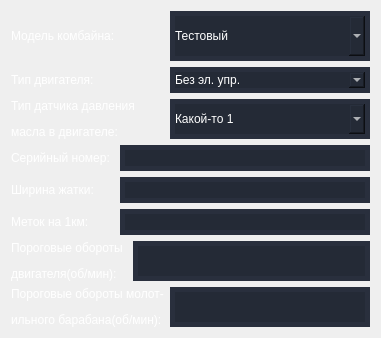
        <widget class="QWidget" name="one">
         <attribute name="title">
          <string>Комбайн</string>
         </attribute>
         <layout class="QVBoxLayout" name="verticalLayout_2">
          <item>
           <layout class="QHBoxLayout" name="horizontalLayout_3">
            <item>
             <widget class="QLabel" name="label_2">
              <property name="minimumSize">
               <size>
                <width>50</width>
                <height>40</height>
               </size>
              </property>
              <property name="styleSheet">
               <string notr="true">background-color: rgba(255, 255, 255, 0);
color: rgb(255, 255, 255);
font: 20pt &quot;Nunito-Regular&quot;;
</string>
              </property>
              <property name="text">
               <string>Модель комбайна:</string>
              </property>
             </widget>
            </item>
            <item>
             <widget class="QComboBox" name="comboBox">
              <property name="minimumSize">
               <size>
                <width>200</width>
                <height>50</height>
               </size>
              </property>
              <property name="maximumSize">
               <size>
                <width>250</width>
                <height>50</height>
               </size>
              </property>
              <property name="styleSheet">
               <string notr="true">	background-color: rgb(36, 42, 54);
	border-style: solid;
	border-color: rgb(41, 47, 61);
	border-width: 5px;
	color: rgb(255, 255, 255);
	font: 20pt &quot;Nunito-Regular&quot;;
</string>
              </property>
              <item>
               <property name="text">
                <string>Тестовый</string>
               </property>
              </item>
              <item>
               <property name="text">
                <string>Еще какой то</string>
               </property>
              </item>
             </widget>
            </item>
           </layout>
          </item>
          <item>
           <layout class="QHBoxLayout" name="horizontalLayout_4">
            <item>
             <widget class="QLabel" name="label_3">
              <property name="styleSheet">
               <string notr="true">background-color: rgba(255, 255, 255, 0);
color: rgb(255, 255, 255);
font: 20pt &quot;Nunito-Regular&quot;;
</string>
              </property>
              <property name="text">
               <string>Тип двигателя:</string>
              </property>
             </widget>
            </item>
            <item>
             <widget class="QComboBox" name="comboBox_2">
              <property name="minimumSize">
               <size>
                <width>200</width>
                <height>0</height>
               </size>
              </property>
              <property name="maximumSize">
               <size>
                <width>250</width>
                <height>50</height>
               </size>
              </property>
              <property name="styleSheet">
               <string notr="true">	background-color: rgb(36, 42, 54);
	border-style: solid;
	border-color: rgb(41, 47, 61);
	border-width: 5px;
	color: rgb(255, 255, 255);
	font: 20pt &quot;Nunito-Regular&quot;;
</string>
              </property>
              <item>
               <property name="text">
                <string>Без эл. упр.</string>
               </property>
              </item>
              <item>
               <property name="text">
                <string>С эл.упр.</string>
               </property>
              </item>
             </widget>
            </item>
           </layout>
          </item>
          <item>
           <layout class="QHBoxLayout" name="horizontalLayout_5">
            <item>
             <widget class="QLabel" name="label_20">
              <property name="styleSheet">
               <string notr="true">background-color: rgba(255, 255, 255, 0);
color: rgb(255, 255, 255);
font: 20pt &quot;Nunito-Regular&quot;;
</string>
              </property>
              <property name="text">
               <string>&lt;html&gt;&lt;head/&gt;&lt;body&gt;&lt;p&gt;Тип датчика давления &lt;/p&gt;&lt;p&gt;масла в двигателе:&lt;/p&gt;&lt;/body&gt;&lt;/html&gt;</string>
              </property>
             </widget>
            </item>
            <item>
             <widget class="QComboBox" name="comboBox_5">
              <property name="minimumSize">
               <size>
                <width>200</width>
                <height>0</height>
               </size>
              </property>
              <property name="maximumSize">
               <size>
                <width>250</width>
                <height>50</height>
               </size>
              </property>
              <property name="styleSheet">
               <string notr="true">	background-color: rgb(36, 42, 54);
	border-style: solid;
	border-color: rgb(41, 47, 61);
	border-width: 5px;
	color: rgb(255, 255, 255);
	font: 20pt &quot;Nunito-Regular&quot;;
</string>
              </property>
              <item>
               <property name="text">
                <string>Какой-то 1</string>
               </property>
              </item>
              <item>
               <property name="text">
                <string>Какой-то 2</string>
               </property>
              </item>
             </widget>
            </item>
           </layout>
          </item>
          <item>
           <layout class="QHBoxLayout" name="horizontalLayout_6">
            <item>
             <widget class="QLabel" name="label_4">
              <property name="styleSheet">
               <string notr="true">background-color: rgba(255, 255, 255, 0);
color: rgb(255, 255, 255);
font: 20pt &quot;Nunito-Regular&quot;;
</string>
              </property>
              <property name="text">
               <string>Серийный номер:</string>
              </property>
             </widget>
            </item>
            <item>
             <widget class="QLineEdit" name="lineEdit_2">
              <property name="minimumSize">
               <size>
                <width>200</width>
                <height>0</height>
               </size>
              </property>
              <property name="maximumSize">
               <size>
                <width>250</width>
                <height>50</height>
               </size>
              </property>
              <property name="styleSheet">
               <string notr="true">	background-color: rgb(36, 42, 54);
	border-style: solid;
	border-color: rgb(41, 47, 61);
	border-width: 5px;
	color: rgb(255, 255, 255);
	font: 20pt &quot;Nunito-Regular&quot;;
</string>
              </property>
              <property name="text">
               <string/>
              </property>
             </widget>
            </item>
           </layout>
          </item>
          <item>
           <layout class="QHBoxLayout" name="horizontalLayout_7">
            <item>
             <widget class="QLabel" name="label_5">
              <property name="styleSheet">
               <string notr="true">background-color: rgba(255, 255, 255, 0);
color: rgb(255, 255, 255);
font: 20pt &quot;Nunito-Regular&quot;;
</string>
              </property>
              <property name="text">
               <string>Ширина жатки:</string>
              </property>
             </widget>
            </item>
            <item>
             <widget class="QLineEdit" name="lineEdit">
              <property name="minimumSize">
               <size>
                <width>200</width>
                <height>0</height>
               </size>
              </property>
              <property name="maximumSize">
               <size>
                <width>250</width>
                <height>50</height>
               </size>
              </property>
              <property name="styleSheet">
               <string notr="true">	background-color: rgb(36, 42, 54);
	border-style: solid;
	border-color: rgb(41, 47, 61);
	border-width: 5px;
	color: rgb(255, 255, 255);
	font: 20pt &quot;Nunito-Regular&quot;;
</string>
              </property>
              <property name="text">
               <string/>
              </property>
             </widget>
            </item>
           </layout>
          </item>
          <item>
           <layout class="QHBoxLayout" name="horizontalLayout_8">
            <item>
             <widget class="QLabel" name="label_6">
              <property name="styleSheet">
               <string notr="true">background-color: rgba(255, 255, 255, 0);
color: rgb(255, 255, 255);
font: 20pt &quot;Nunito-Regular&quot;;
</string>
              </property>
              <property name="text">
               <string>Меток на 1км:</string>
              </property>
             </widget>
            </item>
            <item>
             <widget class="QLineEdit" name="lineEdit_3">
              <property name="minimumSize">
               <size>
                <width>200</width>
                <height>0</height>
               </size>
              </property>
              <property name="maximumSize">
               <size>
                <width>250</width>
                <height>50</height>
               </size>
              </property>
              <property name="styleSheet">
               <string notr="true">	background-color: rgb(36, 42, 54);
	border-style: solid;
	border-color: rgb(41, 47, 61);
	border-width: 5px;
	color: rgb(255, 255, 255);
	font: 20pt &quot;Nunito-Regular&quot;;
</string>
              </property>
              <property name="text">
               <string/>
              </property>
             </widget>
            </item>
           </layout>
          </item>
          <item>
           <layout class="QHBoxLayout" name="horizontalLayout_9">
            <item>
             <widget class="QLabel" name="label_7">
              <property name="styleSheet">
               <string notr="true">background-color: rgba(255, 255, 255, 0);
color: rgb(255, 255, 255);
font: 20pt &quot;Nunito-Regular&quot;;
</string>
              </property>
              <property name="text">
               <string>&lt;html&gt;&lt;head/&gt;&lt;body&gt;&lt;p&gt;Пороговые обороты &lt;/p&gt;&lt;p&gt;двигателя(об/мин):&lt;/p&gt;&lt;/body&gt;&lt;/html&gt;</string>
              </property>
             </widget>
            </item>
            <item>
             <widget class="QLineEdit" name="lineEdit_5">
              <property name="minimumSize">
               <size>
                <width>200</width>
                <height>0</height>
               </size>
              </property>
              <property name="maximumSize">
               <size>
                <width>250</width>
                <height>50</height>
               </size>
              </property>
              <property name="styleSheet">
               <string notr="true">	background-color: rgb(36, 42, 54);
	border-style: solid;
	border-color: rgb(41, 47, 61);
	border-width: 5px;
	color: rgb(255, 255, 255);
	font: 20pt &quot;Nunito-Regular&quot;;
	

</string>
              </property>
              <property name="text">
               <string/>
              </property>
             </widget>
            </item>
           </layout>
          </item>
          <item>
           <layout class="QHBoxLayout" name="horizontalLayout_10">
            <item>
             <widget class="QLabel" name="label_8">
              <property name="maximumSize">
               <size>
                <width>520</width>
                <height>16777215</height>
               </size>
              </property>
              <property name="styleSheet">
               <string notr="true">background-color: rgba(255, 255, 255, 0);
color: rgb(255, 255, 255);
font: 20pt &quot;Nunito-Regular&quot;;
</string>
              </property>
              <property name="text">
               <string>&lt;html&gt;&lt;head/&gt;&lt;body&gt;&lt;p&gt;Пороговые обороты молот-&lt;/p&gt;&lt;p&gt;ильного барабана(об/мин):&lt;/p&gt;&lt;/body&gt;&lt;/html&gt;</string>
              </property>
             </widget>
            </item>
            <item>
             <widget class="QLineEdit" name="lineEdit_4">
              <property name="minimumSize">
               <size>
                <width>200</width>
                <height>0</height>
               </size>
              </property>
              <property name="maximumSize">
               <size>
                <width>250</width>
                <height>50</height>
               </size>
              </property>
              <property name="styleSheet">
               <string notr="true">	background-color: rgb(36, 42, 54);
	border-style: solid;
	border-color: rgb(41, 47, 61);
	border-width: 5px;
	color: rgb(255, 255, 255);
	font: 20pt &quot;Nunito-Regular&quot;;
</string>
              </property>
              <property name="text">
               <string/>
              </property>
             </widget>
            </item>
           </layout>
          </item>
         </layout>
        </widget>
